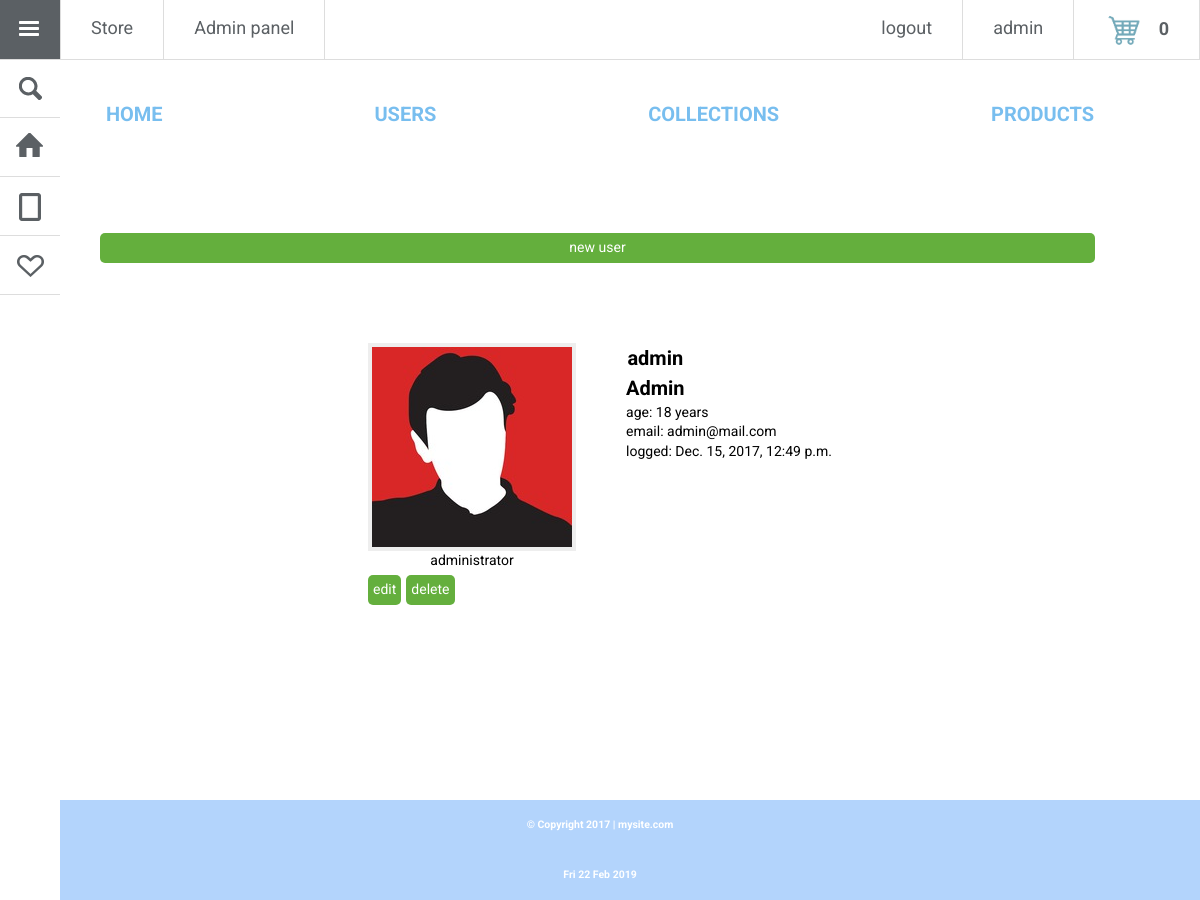
The page /admin/users/read/ (signed in) on the database its author committed.
### authapp/models.py (models this page shows, shortened)
class AuthUsers(AbstractUser):
    au_avatar = models.ImageField(verbose_name='avatar', upload_to='users_avatars', blank=True)
    au_age = models.PositiveIntegerField(verbose_name='age')

### adminapp/views.py (the view)
# urls.py: url(r'^users/update/(?P<pk>\d+)/$', admin_views.user_update, name='user_update'),
@user_passes_test(lambda u: u.is_superuser)
def users(request):
    title = 'users'
    users_list = AuthUsers.objects.all().order_by('-is_active', '-is_superuser', '-is_staff', 'username')
    content = {'title': title,
               'basket': basket_func(request),
               'objects': users_list,
               'collections': wallpaper_collections, }
    return render(request, 'adminapp/users.html', content)

### mainapp/views.py (called while the page is built)
def basket_func(request):
    basket = []
    if request.user.is_authenticated:
        basket = Basket.objects.filter(basket_user=request.user)
    return basket

### adminapp/templates/adminapp/users.html (shortened to what this page needs)
{% extends 'adminapp/base.html' %}
{% load static %}
{% block container %}
{% block admin_nav%}
{{ block.super }}
{% endblock %}
<div class="users_list">
    <div class="btn_b">
        <a href="{% url 'admin:user_create' %}">new user</a>
    </div>
    {% for object in objects %}
    <div class="user_record {% if not object.is_active %}not_active{% endif %}" id="user_conteiner">
        <div id="user_edit">
            <img src="/media/{{ object.au_avatar|default:'AVA1.jpg' }}" alt="{{ object.username }}">
            <div class="user_role">
                {% if  not object.is_active %}
                    <danger>not active</danger>
                {% else %}
                    {% if object.is_superuser %}
                        administrator
                    {% else %}
                        user
                    {% endif %}
                {% endif %}
                <div class="btn_a">
                    <a href="{% url 'admin:user_update' object.pk %}">edit</a>
                    <a href="{% url 'admin:user_delete' object.pk %}">delete</a>
                </div>
            </div>
        </div>
        <div class="user_info">
            <div class="user_name">
                <p><strong>{{ object.username }}</strong></p>
                <p>
                    {% if object.first_name %}
                    <b>{{ object.first_name|title }}</b>
                    {% endif %}
                </p>
            </div>
            <div class="user_age">
                age: {{ object.au_age }} years
            </div>
            <div class="user_email">
                email: {{ object.email }}
            </div>
            <div class="user_lastlogin">
                logged: {{ object.last_login }}
            </div>
        </div>
    </div>
    {% endfor%}
</div>
{% endblock %}

### templates/index.html (shortened to what this page needs)
{% load static %}
<!DOCTYPE HTML>
<html lang="en-US">
<head>
	{% block css_js %}
	<link rel="stylesheet" href="{% static 'css/normalize.css' %}" />
	<link rel="stylesheet" href="{% static 'css/main.css' %}" />
	{% endblock %}
</head>
<body>
	<nav>
		<ul>
			<li><a href="#" class="icon icon-menu" id="btn-menu">Menu</a></li>
			<li><a href="{% url 'collections' %}">Store</a></li>
			{% if user.is_authenticated %}
				{% if user.is_superuser %}
				<li><a href="{% url 'admin:users' %}">Admin panel</a></li>
				{% endif %}
			{% endif %}
		</ul>
		<ul>
			{% if user.is_authenticated %}
			<li class="right_nav">
				<a href="{% url 'basket:edit' %}">
					<div class="nav_user_avatar">
						<img src="/media/basket.png">
						<strong>{{ basket.0.total_quantity|default:0 }}</strong>
					</div>
				</a>
			</li>
			<li class="right_nav">
				<a href="{% url 'auth:edit' %}">
					<div class="nav_user_avatar">
					{{ user.first_name|default:'AnyUser' }}
					</div>
				</a>
			</li>
			{% endif %}
			<li class="right_nav">
				{% if user.is_authenticated %}
				<a href="{% url 'auth:logout' %}">logout</a>
				{% else %}
				<a href="{% url 'auth:login' %}">login</a>
				{% endif %}
			</li>
		</ul>
	</nav>
	<div id="sideNav">
		<ul>
			<li class="searchForm"><a href="#" class="icon icon-search"><span><input type="text" placeholder="Search" class="search" /></span></a></li>
			<li><a href="{% url 'main' %}" class="icon icon-home"><span>Home</span></a></li>
			<li><a href="{% url 'collections' %}" class="icon icon-articles"><span>Collections</span></a>
			</li>
			<li><a href="{% url 'contacts' %}" class="icon icon-social"><span>Contacts</span></a>
			</li>
		</ul>
	</div>
	<div class="container">
		{% block container %}{% endblock %}
	</div>
	<footer class="footer">
		<a href="#"><h6>© Copyright 2017 | mysite.com</h6></a>
		<h6>{% now "D d M Y" %}</h6>
	</footer>
</body>
</html>

### static/css/main.css (style rules this page uses)
html { height:100%; }
body { height: auto; font-size:14px; background: #fff url(../img/bg.png) no-repeat center center fixed; -webkit-background-size: cover; -moz-background-size: cover; -o-background-size: cover; background-size: cover; font-family: 'Roboto', sans-serif; display: flex; min-height: 100vh; flex-direction: column }
.container { text-align:center; width: 100%; margin:0 auto; min-height: 100vh; }
.container a { color:#78beef; text-decoration:none; }
.container p { font-weight:300; font-size:20px; line-height:30px; color:#ddd; margin-bottom:0; }
.container img { border: 4px solid #eee; max-width:100%; }
nav { font-family: 'Roboto', sans-serif; width: 100%; height: 59px; border-bottom:1px solid #ddd; position: fixed; top:0; left:0; z-index:20; background-color:#ffffff; }
nav ul, #sideNav ul, #sideNav ul ul { margin:0; padding:0; list-style:none; }
nav li { margin:0; float:left; border-right:1px solid #ddd; font-size:18px; }
.right_nav { float:right; color:#5b6064; display:block; }
nav a, #sideNav a { color:#5b6064; text-decoration:none; display:block; padding:10px 30px; height:59px; -webkit-box-sizing: border-box; -moz-box-sizing: border-box; -o-box-sizing: border-box; line-height:35px; }
#sideNav, #sideNav.showHalfMenu, #sideNav.showFullMenu, #sideNav ul ul li, #sideNav.showFullMenu ul ul li { -webkit-transition: 0.2s ease; -moz-transition: 0.2s ease; -ms-transition: 0.2s ease; transition: 0.2s ease; }
#sideNav { position: fixed; left:-60px; top:59px; width: 60px; height:100%; background-color:#fff; overflow-y: auto; }
#sideNav.showHalfMenu { left:0; }
#sideNav > ul { width: 100%; padding-bottom:60px; }
#sideNav ul li { width: 100%; margin:0; font-weight:300; }
#sideNav ul li a { border-bottom:1px solid #ddd; padding-left:70px; }
.icon { background: transparent url('../img/icons.png') no-repeat 0 0; }
.icon-menu { text-indent:-99999em; background-position: 0 0; }
.icon-search { background-position: 0 -60px; }
.icon-home { background-position: 0 -120px; }
.icon-articles { background-position: 0 -180px; }
.icon-social { background-position: 0 -240px; }
.footer { width: 100%; text-align: center; line-height: 50px; background-color: #b3d4fc; flex: 1; }
.footer h6 { line-height: 50px; color: #FFF; margin: 0; }
.footer a { text-decoration: none; }
.nav_user_avatar { display: block; }
.nav_user_avatar img { border-radius: 50%; width: 40px; height: 40px; margin-right: 10px; }

### static/css/admin.css (style rules this page uses)
.btn_a, .btn_b { display: flex; width: 100%; }
.btn_a a, .btn_b a { color: white; display: block; margin-right: 5px; margin-top: 5px; padding: 5px; background: #64af3d; border-radius: 5px; }
.btn_b a { width: 100%; margin-bottom: 30px; }
.users_list { display: flex; flex-direction: column; color: #000; margin: 100px; align-items: center; }
.users_list p { color: #000; }
.user_info { display: flex; flex-direction: column; align-items: flex-start; }
#user_conteiner { display: flex; flex-direction: row; margin: 50px auto; }
#user_edit { display: flex; flex-direction: column; margin-right: 50px; }

### rows shown on the page
AuthUsers: first_name "admin", is_active "administrator", username "admin", first_name "Admin", au_age "18", email "admin@mail.com", last_login "Dec. 15, 2017, 12:49 p.m."

### other values the page prints
{{ basket.0.total_quantity|default:0 }} "0"
